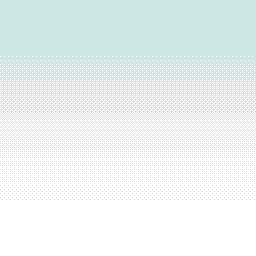

Rendered tile map (Tiled .tmx) drawn with the repository's tilesets; below, a short description and the full map source, tile grids included:
An orthogonal 32x32 tile map with 8x8 px tiles, 1 tile layer (Tile Layer 1).

<map version="1.10" tiledversion="1.10.2" orientation="orthogonal" renderorder="right-down" width="32" height="32" tilewidth="8" tileheight="8" infinite="0" nextlayerid="2" nextobjectid="1">
 <editorsettings>
  <export target="../Milestone 2/Images/finalBG1.c" format="gba" />
 </editorsettings>
 <tileset firstgid="1" source="area2tileset.tsx" />
 <layer id="1" name="Tile Layer 1" width="32" height="32">
  <data encoding="csv">
527,527,527,527,527,527,527,527,527,527,527,527,527,527,527,527,527,527,527,527,527,527,527,527,527,527,527,527,527,527,527,527,
527,527,527,527,527,527,527,527,527,527,527,527,527,527,527,527,527,527,527,527,527,527,527,527,527,527,527,527,527,527,527,527,
527,527,527,527,527,527,527,527,527,527,527,527,527,527,527,527,527,527,527,527,527,527,527,527,527,527,527,527,527,527,527,527,
527,527,527,527,527,527,527,527,527,527,527,527,527,527,527,527,527,527,527,527,527,527,527,527,527,527,527,527,527,527,527,527,
527,527,527,527,527,527,527,527,527,527,527,527,527,527,527,527,527,527,527,527,527,527,527,527,527,527,527,527,527,527,527,527,
527,527,527,527,527,527,527,527,527,527,527,527,527,527,527,527,527,527,527,527,527,527,527,527,527,527,527,527,527,527,527,527,
527,527,527,527,527,527,527,527,527,527,527,527,527,527,527,527,527,527,527,527,527,527,527,527,527,527,527,527,527,527,527,527,
715,715,715,715,715,715,715,715,715,715,715,715,715,715,715,715,715,715,715,715,715,715,715,715,715,715,715,715,715,715,715,715,
747,747,747,747,747,747,747,747,747,747,747,747,747,747,747,747,747,747,747,747,747,747,747,747,747,747,747,747,747,747,747,747,
747,747,747,747,747,747,747,747,747,747,747,747,747,747,747,747,747,747,747,747,747,747,747,747,747,747,747,747,747,747,747,747,
779,779,779,779,779,779,779,779,779,779,779,779,779,779,779,779,779,779,779,779,779,779,779,779,779,779,779,779,779,779,779,779,
779,779,779,779,779,779,779,779,779,779,779,779,779,779,779,779,779,779,779,779,779,779,779,779,779,779,779,779,779,779,779,779,
811,811,811,811,811,811,811,811,811,811,811,811,811,811,811,811,811,811,811,811,811,811,811,811,811,811,811,811,811,811,811,811,
811,811,811,811,811,811,811,811,811,811,811,811,811,811,811,811,811,811,811,811,811,811,811,811,811,811,811,811,811,811,811,811,
843,843,843,843,843,843,843,843,843,843,843,843,843,843,843,843,843,843,843,843,843,843,843,843,843,843,843,843,843,843,843,843,
875,875,875,875,875,875,875,875,875,875,875,875,875,875,875,875,875,875,875,875,875,875,875,875,875,875,875,875,875,875,875,875,
875,875,875,875,875,875,875,875,875,875,875,875,875,875,875,875,875,875,875,875,875,875,875,875,875,875,875,875,875,875,875,875,
555,555,555,555,555,555,555,555,555,555,555,555,555,555,555,555,555,555,555,555,555,555,555,555,555,555,555,555,555,555,555,555,
555,555,555,555,555,555,555,555,555,555,555,555,555,555,555,555,555,555,555,555,555,555,555,555,555,555,555,555,555,555,555,555,
587,587,587,587,587,587,587,587,587,587,587,587,587,587,587,587,587,587,587,587,587,587,587,587,587,587,587,587,587,587,587,587,
587,587,587,587,587,587,587,587,587,587,587,587,587,587,587,587,587,587,587,587,587,587,587,587,587,587,587,587,587,587,587,587,
619,619,619,619,619,619,619,619,619,619,619,619,619,619,619,619,619,619,619,619,619,619,619,619,619,619,619,619,619,619,619,619,
619,619,619,619,619,619,619,619,619,619,619,619,619,619,619,619,619,619,619,619,619,619,619,619,619,619,619,619,619,619,619,619,
780,780,780,780,780,780,780,780,780,780,780,780,780,780,780,780,780,780,780,780,780,780,780,780,780,780,780,780,780,780,780,780,
780,780,780,780,780,780,780,780,780,780,780,780,780,780,780,780,780,780,780,780,780,780,780,780,780,780,780,780,780,780,780,780,
812,812,812,812,812,812,812,812,812,812,812,812,812,812,812,812,812,812,812,812,812,812,812,812,812,812,812,812,812,812,812,812,
812,812,812,812,812,812,812,812,812,812,812,812,812,812,812,812,812,812,812,812,812,812,812,812,812,812,812,812,812,812,812,812,
812,812,812,812,812,812,812,812,812,812,812,812,812,812,812,812,812,812,812,812,812,812,812,812,812,812,812,812,812,812,812,812,
812,812,812,812,812,812,812,812,812,812,812,812,812,812,812,812,812,812,812,812,812,812,812,812,812,812,812,812,812,812,812,812,
812,812,812,812,812,812,812,812,812,812,812,812,812,812,812,812,812,812,812,812,812,812,812,812,812,812,812,812,812,812,812,812,
812,812,812,812,812,812,812,812,812,812,812,812,812,812,812,812,812,812,812,812,812,812,812,812,812,812,812,812,812,812,812,812,
812,812,812,812,812,812,812,812,812,812,812,812,812,812,812,812,812,812,812,812,812,812,812,812,812,812,812,812,812,812,812,812
</data>
 </layer>
</map>
